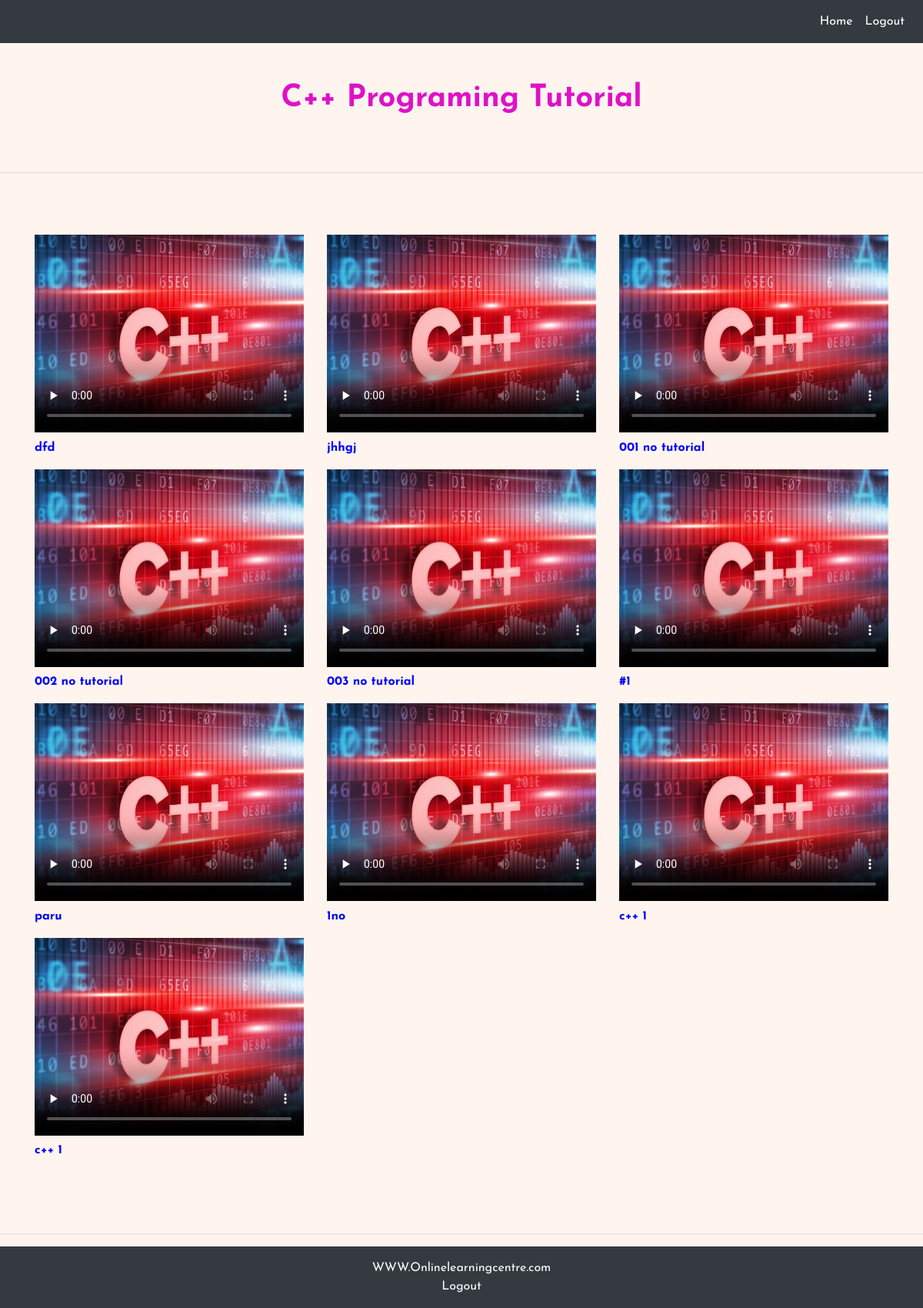
The app's page /cplustutorial.php with its own data.
### tables this page shows
CREATE TABLE `cplus` (
  `video no` int(255) NOT NULL,
  `id` int(255) NOT NULL,
  `video` varchar(255) NOT NULL,
  `tittle` varchar(255) NOT NULL
);

### cplustutorial.php (the view, shortened to what this page needs)
<!DOCTYPE html>
<html>
  <link rel="stylesheet" href="https://maxcdn.bootstrapcdn.com/bootstrap/4.5.2/css/bootstrap.min.css">
  <link rel="stylesheet" type="text/css" href="css/style.css">
<body>
<nav class="navbar navbar-expand-lg navbar-dark bg-dark">
  <div class="collapse navbar-collapse" id="navbarSupportedContent">
    <ul class="navbar-nav ml-auto">
      <li class="nav-item active">
        <a class="nav-link" href="studenthomepage.php">Home <span class="sr-only">(current)</span></a>
      </li>
      <li class="nav-item active">
        <a class="nav-link" href="tlogout.php">Logout</a>
      </li>
  </div>
</nav>
<div class="py-5" style="text-align: center">
  <h1 style="color:#DF11C7"><b>C++ Programing Tutorial</b></h1>
</div>
<hr>
<section class="py-5">
<div class="container mt-3 mb-3">
    <div class="row">
        <?php
        include("db.php");
        $q = "SELECT * FROM cplus";
        $query = mysqli_query($conn,$q);
        while($row=mysqli_fetch_array($query)) {
          $name = $row['video'];
          ?>
          <div class="col-md-4">
            <video width="100%" controls preload="none" poster="image/image/cplusplus.jpg">
            <source src="<?php echo 'upload/'.$name;?>">
          </video>
           <p style="color:blue"><b><?= $tittle = $row['tittle']?></b></p>
          </div>
        <?php }
?>
</div>
</div>
</section>
<hr>
</body>
<footer  class="p-3 bg-dark " >
                  <div style="text-align:center">
    <a href="Tutorhome.php" style="color:white">WWW.Onlinelearningcentre.com</a> <br>
    <a href="tlogout.php" style="color:white">Logout</a>
   </div>
</footer>
</html>

### css/style.css (style rules this page uses)
* { margin: 0; padding: 0; box-sizing: border-box; font-family: 'Josefin Sans', sans-serif; }
body { background-color:#FFF5EE; }

### records on screen
cplus: tittle "dfd"
cplus: tittle "jhhgj"
cplus: tittle "001 no tutorial"
cplus: tittle "002 no tutorial"
cplus: tittle "003 no tutorial"
cplus: tittle "#1"
cplus: tittle "paru"
cplus: tittle "1no"
cplus: tittle "c++ 1"
cplus: tittle "c++ 1"
